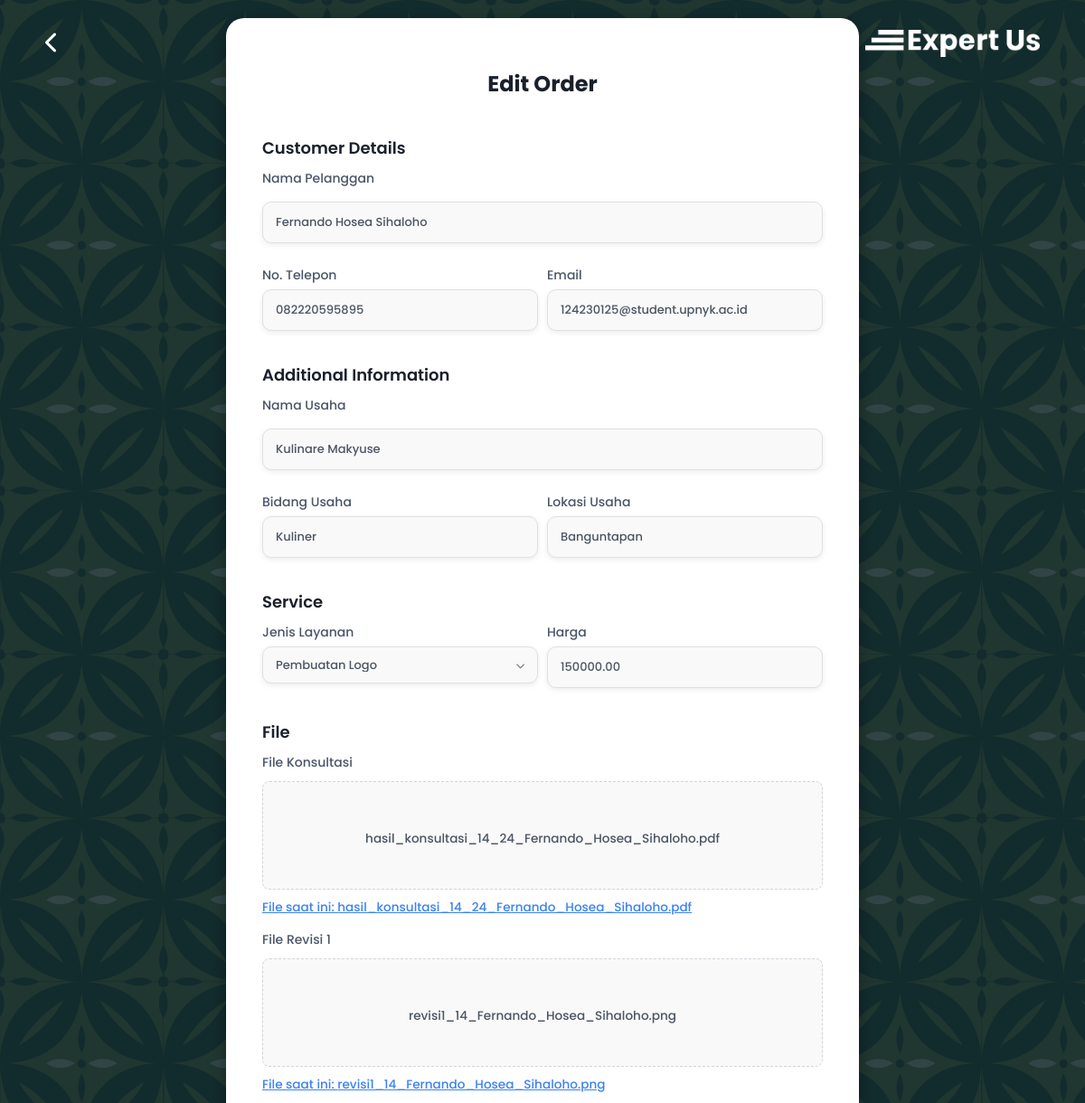
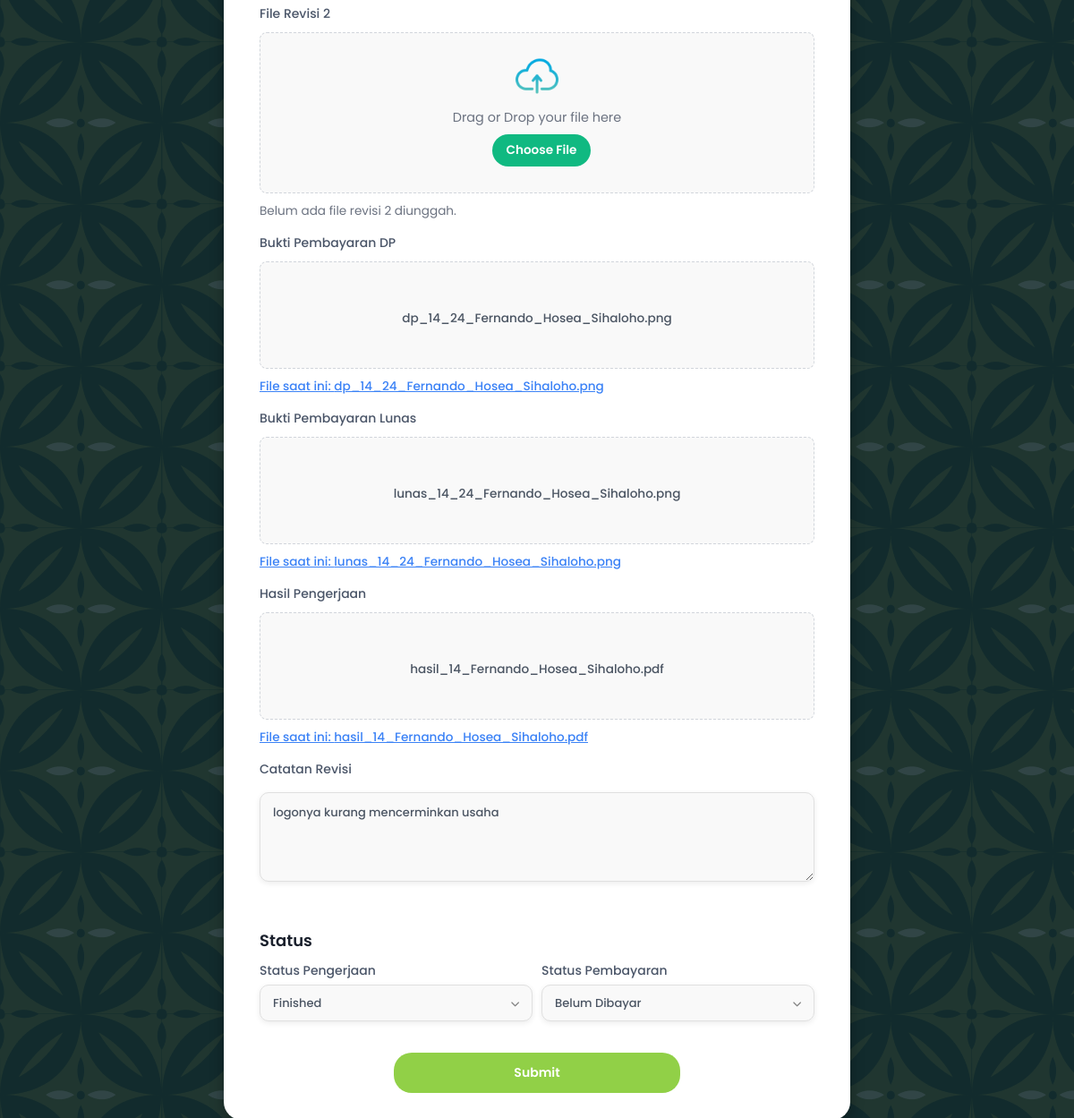
Screenshot of /admin/orders/edit.php?IdConsult=14 (signed in) with the database file from the repository (2 pictures, top to bottom).
### tables this page shows
CREATE TABLE `consult` (
  `IdConsult` int(11) NOT NULL,
  `IdCust` int(11) DEFAULT NULL,
  `HasilConsult` text DEFAULT NULL,
  `PembayaranDP` text DEFAULT NULL,
  `BayarLunas` text DEFAULT NULL,
  `StatusPembayaran` varchar(50) DEFAULT NULL,
  `StatusPengerjaan` varchar(50) DEFAULT NULL,
  `HasilPengerjaan` text DEFAULT NULL,
  `CatatanRevisi` text DEFAULT NULL,
  `Revisi1` text DEFAULT NULL,
  `Revisi2` text DEFAULT NULL,
  `created_at` date NOT NULL,
  `updated_at` date NOT NULL
);

CREATE TABLE `customer` (
  `IdCust` int(11) NOT NULL,
  `Nama` varchar(100) DEFAULT NULL,
  `Email` varchar(100) DEFAULT NULL,
  `NoTelp` varchar(20) DEFAULT NULL,
  `NamaUsaha` varchar(100) DEFAULT NULL,
  `BidangUsaha` varchar(100) DEFAULT NULL,
  `JenisLayanan` varchar(100) DEFAULT NULL,
  `Lokasi` varchar(100) DEFAULT NULL,
  `Harga` decimal(15,2) DEFAULT NULL,
  `created_at` date NOT NULL,
  `updated_at` date NOT NULL
);

### Admin/orders/edit.php (the view, shortened to what this page needs)
<?php
require_once dirname(dirname(__DIR__)) . '/includes/db_config.php';
$consult_id_from_url = filter_var(isset($_GET['IdConsult']) ? $_GET['IdConsult'] : null, FILTER_VALIDATE_INT);
$order_data = null;
if ($consult_id_from_url) {
    global $conn;
    $sql_get_order = "SELECT
                        c.IdCust, c.Nama AS customer_name, c.Email AS customer_email, c.NoTelp AS customer_phone,
                        c.NamaUsaha AS nama_usaha, c.BidangUsaha AS bidang_usaha, c.Lokasi AS lokasi_usaha,
                        c.JenisLayanan AS jenis_layanan, c.Harga AS customer_price,
                        con.IdConsult, con.HasilConsult, con.CatatanRevisi, con.Revisi1, con.Revisi2,
                        con.PembayaranDP, con.BayarLunas,
                        con.StatusPengerjaan AS status_pengerjaan_db, con.StatusPembayaran AS status_pembayaran_db,
                        con.HasilPengerjaan AS hasil_pengerjaan_db, con.created_at, con.updated_at
                      FROM `consult` AS con
                      JOIN `customer` AS c ON con.IdCust = c.IdCust
                      WHERE con.IdConsult = ?";
    if ($stmt_get_order = $conn->prepare($sql_get_order)) {
        $stmt_get_order->bind_param('i', $consult_id_from_url);
        $stmt_get_order->execute();
        $result = $stmt_get_order->get_result();
        if ($result->num_rows > 0) {
            $order_data = $result->fetch_assoc();
        }
    } else {
        $form_error = "Kesalahan persiapan query pengambilan data order: " . $conn->error;
    }
}
function get_filename_from_url($url) {
    if (empty($url)) {
        return '';
    }
    return basename(parse_url($url, PHP_URL_PATH));
}
function get_display_file_url($db_url_path) {
    if (strpos($db_url_path, '/') === 0) {
        return rtrim(BASE_URL, '/') . $db_url_path;
    }
    return BASE_URL . '/' . ltrim($db_url_path, '/');
}
?>
<!DOCTYPE html>
<html lang="en">
<head>
    <link rel="stylesheet" href="https://cdnjs.cloudflare.com/ajax/libs/font-awesome/6.0.0-beta3/css/all.min.css">
</head>
<body>
    <div class="form-header">
        <a href="<?php echo BASE_URL; ?>/admin/orders/index.php" class="back-arrow"><i class="fas fa-chevron-left"></i></a>
        <div class="logo">
            <img src="<?php echo BASE_URL; ?>/public/Logo/Logo2.png" alt="ExpertUs">
        </div>
    </div>
    <div class="wrapper">
        <div class="form-container">
            <div class="form-body">
                <h2>Edit Order</h2>
                <form action="<?php echo htmlspecialchars($_SERVER['PHP_SELF']); ?>?IdConsult=<?php echo urlencode($consult_id_from_url); ?>" method="post" autocomplete="off" enctype="multipart/form-data">
                    <h3>Customer Details</h3>
                    <div class="form-group">
                        <label for="customer_name">Nama Pelanggan</label>
                        <input type="text" name="customer_name" id="customer_name" placeholder="Nama Pelanggan" value="<?php echo htmlspecialchars($order_data['customer_name'] ?? ''); ?>" required>
                    </div>
                    <div class="flex-row-input">
                        <div class="form-group">
                            <label for="customer_phone">No. Telepon</label>
                            <input type="tel" name="customer_phone" id="customer_phone" placeholder="No. Telepon" value="<?php echo htmlspecialchars($order_data['customer_phone'] ?? ''); ?>" required>
                        </div>
                        <div class="form-group">
                            <label for="customer_email">Email</label>
                            <input type="email" name="customer_email" id="customer_email" placeholder="Email" value="<?php echo htmlspecialchars($order_data['customer_email'] ?? ''); ?>" required>
                        </div>
                    </div>
                    <h3>Additional Information</h3>
                    <div class="form-group">
                        <label for="nama_usaha">Nama Usaha</label>
                        <input type="text" name="nama_usaha" id="nama_usaha" placeholder="Nama Usaha" value="<?php echo htmlspecialchars($order_data['nama_usaha'] ?? ''); ?>" required>
                    </div>
                    <div class="flex-row-input">
                        <div class="form-group">
                            <label for="bidang_usaha">Bidang Usaha</label>
                            <input type="text" name="bidang_usaha" id="bidang_usaha" placeholder="Bidang Usaha" value="<?php echo htmlspecialchars($order_data['bidang_usaha'] ?? ''); ?>">
                        </div>
                        <div class="form-group">
                            <label for="lokasi_usaha">Lokasi Usaha</label>
                            <input type="text" name="lokasi_usaha" id="lokasi_usaha" placeholder="Lokasi Usaha" value="<?php echo htmlspecialchars($order_data['lokasi_usaha'] ?? ''); ?>">
                        </div>
                    </div>
                    <h3>Service</h3>
                    <div class="flex-row-input">
                        <div class="form-group">
                            <label for="jenis_layanan">Jenis Layanan</label>
                            <div class="select-wrapper">
                                <select name="jenis_layanan" id="jenis_layanan" required>
                                    <option value="Pembuatan Logo" <?php echo (isset($order_data['jenis_layanan']) && $order_data['jenis_layanan'] == 'Pembuatan Logo') ? 'selected' : ''; ?>>Pembuatan Logo</option>
                                </select>
                            </div>
                        </div>
                        <div class="form-group">
                            <label for="customer_price">Harga</label>
                            <input type="number" name="customer_price" id="customer_price" placeholder="Harga" value="<?php echo htmlspecialchars($order_data['customer_price'] ?? ''); ?>" step="0.01" required>
                        </div>
                    </div>
                    <h3>File</h3>
                    <div class="form-group">
                        <label for="hasil_konsultasi_file">File Konsultasi</label>
                        <div class="file-upload-area" id="hasil_konsultasi_drop_area">
                            <span class="file-name-display" id="hasil_konsultasi_file_name"
                                data-original-file-name="<?php echo htmlspecialchars(get_filename_from_url($order_data['HasilConsult'])); ?>">
                            </span>
                        </div>
                        <?php if (!empty($order_data['HasilConsult'])): ?>
                            <a href="<?php echo htmlspecialchars(get_display_file_url($order_data['HasilConsult'])); ?>" target="_blank" class="existing-file-info">
                                File saat ini: <?php echo htmlspecialchars(get_filename_from_url($order_data['HasilConsult'])); ?>
                            </a>
                        <?php else: ?>
                            <span class="no-existing-file">Belum ada file konsultasi diunggah.</span>
                        <?php endif; ?>
                    </div>
                    <div class="form-group">
                        <label for="revisi1_file">File Revisi 1</label>
                        <div class="file-upload-area" id="revisi1_drop_area">
                            <span class="file-name-display" id="revisi1_file_name"
                                data-original-file-name="<?php echo htmlspecialchars(get_filename_from_url($order_data['Revisi1'])); ?>">
                            </span>
                        </div>
                        <?php if (!empty($order_data['Revisi1'])): ?>
                            <a href="<?php echo htmlspecialchars(get_display_file_url($order_data['Revisi1'])); ?>" target="_blank" class="existing-file-info">
                                File saat ini: <?php echo htmlspecialchars(get_filename_from_url($order_data['Revisi1'])); ?>
                            </a>
                        <?php else: ?>
                            <span class="no-existing-file">Belum ada file revisi 1 diunggah.</span>
                        <?php endif; ?>
                    </div>
                    <div class="form-group">
                        <label for="revisi2_file">File Revisi 2</label>
                        <div class="file-upload-area" id="revisi2_drop_area">
                            <img src="<?php echo BASE_URL; ?>/public/Logo/upload.png" alt="Upload Icon" class="upload-icon">
                            <p>Drag or Drop your file here</p>
                            <label for="revisi2_file" class="choose-file-btn">Choose File</label>
                        </div>
                        <?php if (!empty($order_data['Revisi2'])): ?>
                            <a href="<?php echo htmlspecialchars(get_display_file_url($order_data['Revisi2'])); ?>" target="_blank" class="existing-file-info">
                                File saat ini: <?php echo htmlspecialchars(get_filename_from_url($order_data['Revisi2'])); ?>
                            </a>
                        <?php else: ?>
                            <span class="no-existing-file">Belum ada file revisi 2 diunggah.</span>
                        <?php endif; ?>
                    </div>
                    <div class="form-group">
                        <label for="pembayaran_dp_file">Bukti Pembayaran DP</label>
                        <div class="file-upload-area" id="pembayaran_dp_drop_area">
                            <span class="file-name-display" id="pembayaran_dp_file_name"
                                data-original-file-name="<?php echo htmlspecialchars(get_filename_from_url($order_data['PembayaranDP'])); ?>">
                            </span>
                        </div>
                        <?php if (!empty($order_data['PembayaranDP'])): ?>
                            <a href="<?php echo htmlspecialchars(get_display_file_url($order_data['PembayaranDP'])); ?>" target="_blank" class="existing-file-info">
                                File saat ini: <?php echo htmlspecialchars(get_filename_from_url($order_data['PembayaranDP'])); ?>
                            </a>
                        <?php else: ?>
                            <span class="no-existing-file">Belum ada bukti pembayaran DP diunggah.</span>
                        <?php endif; ?>
                    </div>
                    <div class="form-group">
                        <label for="pembayaran_lunas_file">Bukti Pembayaran Lunas</label>
                        <div class="file-upload-area" id="pembayaran_lunas_drop_area">
                            <span class="file-name-display" id="pembayaran_lunas_file_name"
                                data-original-file-name="<?php echo htmlspecialchars(get_filename_from_url($order_data['BayarLunas'])); ?>">
                            </span>
                        </div>
                        <?php if (!empty($order_data['BayarLunas'])): ?>
                            <a href="<?php echo htmlspecialchars(get_display_file_url($order_data['BayarLunas'])); ?>" target="_blank" class="existing-file-info">
                                File saat ini: <?php echo htmlspecialchars(get_filename_from_url($order_data['BayarLunas'])); ?>
                            </a>
                        <?php else: ?>
                            <span class="no-existing-file">Belum ada bukti pembayaran Lunas diunggah.</span>
                        <?php endif; ?>
                    </div>
                    <div class="form-group">
                        <label for="hasil_pengerjaan_file">Hasil Pengerjaan</label>
                        <div class="file-upload-area" id="hasil_pengerjaan_drop_area">
                            <span class="file-name-display" id="hasil_pengerjaan_file_name"
                                data-original-file-name="<?php echo htmlspecialchars(get_filename_from_url($order_data['hasil_pengerjaan_db'])); ?>">
                            </span>
                        </div>
                        <?php if (!empty($order_data['hasil_pengerjaan_db'])): ?>
                            <a href="<?php echo htmlspecialchars(get_display_file_url($order_data['hasil_pengerjaan_db'])); ?>" target="_blank" class="existing-file-info">
                                File saat ini: <?php echo htmlspecialchars(get_filename_from_url($order_data['hasil_pengerjaan_db'])); ?>
                            </a>
                        <?php else: ?>
                            <span class="no-existing-file">Belum ada file hasil pengerjaan diunggah.</span>
                        <?php endif; ?>
                    </div>
                    <div class="form-group">
                        <label for="catatan_revisi">Catatan Revisi</label>
                        <textarea name="catatan_revisi" id="catatan_revisi" placeholder="Keterangan Tambahan (Opsional)"><?php echo htmlspecialchars($order_data['CatatanRevisi'] ?? ''); ?></textarea>
                    </div>
                    <h3>Status</h3>
                    <div class="flex-row-input">
                        <div class="form-group">
                            <label for="status_pengerjaan">Status Pengerjaan</label>
                            <div class="select-wrapper">
                                <select name="status_pengerjaan" id="status_pengerjaan">
                                    <option value="Finished" <?php echo (isset($order_data['status_pengerjaan_db']) && $order_data['status_pengerjaan_db'] == 'Finished') ? 'selected' : ''; ?>>Finished</option>
                                </select>
                            </div>
                        </div>
                        <div class="form-group">
                            <label for="status_pembayaran">Status Pembayaran</label>
                            <div class="select-wrapper">
                                <select name="status_pembayaran" id="status_pembayaran">
                                    <option value="Belum Dibayar" <?php echo (isset($status_pembayaran_new) && $status_pembayaran_new == 'Belum Dibayar') ? 'selected' : ''; ?>>Belum Dibayar</option>
                                </select>
                            </div>
                        </div>
                    </div>
                    <div class="button-container">
                        <button type="submit">Submit</button>
                    </div>
                </form>
            </div>
        </div>
    </div>
</body>
</html>

### rows the page displays
consult: customer_name "Fernando Hosea Sihaloho", customer_phone "082220595895", customer_email "124230125@student.upnyk.ac.id", nama_usaha "Kulinare Makyuse", bidang_usaha "Kuliner", lokasi_usaha "Banguntapan", customer_price "150000.00", HasilConsult "hasil_konsultasi_14_24_Fernando_Hosea_Sihaloho.pdf", Revisi1 "revisi1_14_Fernando_Hosea_Sihaloho.png", PembayaranDP "dp_14_24_Fernando_Hosea_Sihaloho.png", BayarLunas "lunas_14_24_Fernando_Hosea_Sihaloho.png", HasilPengerjaan "hasil_14_Fernando_Hosea_Sihaloho.pdf", catatan_revisi "logonya kurang mencerminkan usaha", status_pengerjaan "Finished"
customer: jenis_layanan "Pembuatan Logo"
